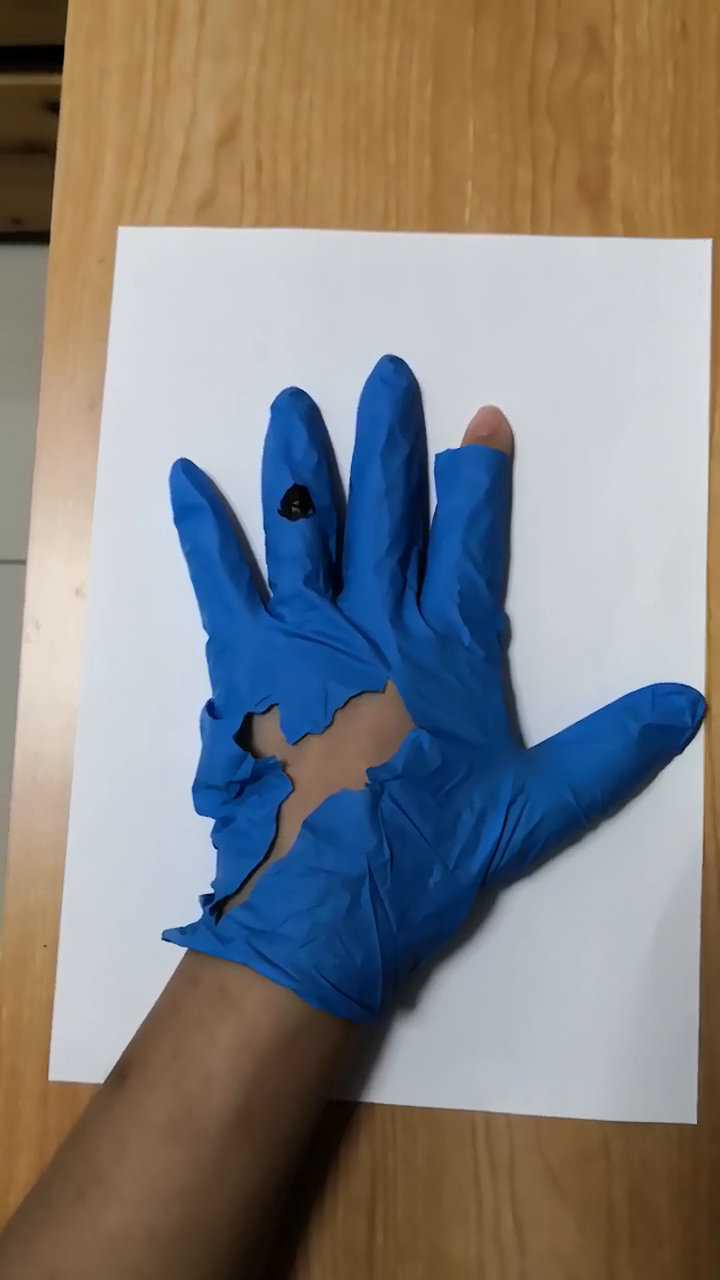
#> input picture frame 47 of legacy-2020/Images/glove4.mp4, 720 x 1280 px
$ python test2.py
#> lines starting #> are read from the running program, lines starting #| are printed output that depends on the picture; after the words box and inside, x2 and y2 are one past the last pixel; in counts of white or black regions, pixels touching at a corner belong together
import cv2
import keyboard as keyboard
import numpy as np


def nothing(x):
    pass


# cap = cv2.VideoCapture(0)
cap = cv2.VideoCapture('Images/glove4.mp4')
frame_counter = 0
cv2.namedWindow("Trackbars")

cv2.createTrackbar("Low H", "Trackbars", 90, 179, nothing)
cv2.createTrackbar("Low S", "Trackbars", 100, 255, nothing)
cv2.createTrackbar("Low V", "Trackbars", 0, 255, nothing)
cv2.createTrackbar("Upper H", "Trackbars", 121, 179, nothing)
cv2.createTrackbar("Upper S", "Trackbars", 255, 255, nothing)
cv2.createTrackbar("Upper V", "Trackbars", 255, 255, nothing)

while True:
    ret, frame = cap.read()
#> frame is the input picture: shape (1280, 720, 3); mean B, G, R 129.7, 131.4, 134
    blurred_frame = cv2.GaussianBlur(frame, (15, 15), 0)
    hsv = cv2.cvtColor(blurred_frame, cv2.COLOR_BGR2HSV)
#> hsv: shape (1280, 720, 3); mean H, S, V 64.9, 105, 158.9
    kernel = np.ones((15, 15), np.float32) / 225
    smoothed = cv2.filter2D(hsv, -1, kernel)
#> smoothed: shape (1280, 720, 3); mean H, S, V 64.9, 105, 158.9

    l_h = cv2.getTrackbarPos("Low H", "Trackbars")
    l_s = cv2.getTrackbarPos("Low S", "Trackbars")
    l_v = cv2.getTrackbarPos("Low V", "Trackbars")
    u_h = cv2.getTrackbarPos("Upper H", "Trackbars")
    u_s = cv2.getTrackbarPos("Upper S", "Trackbars")
    u_v = cv2.getTrackbarPos("Upper V", "Trackbars")

    # [4 lines of commented-out code are left out]

    lower_blue = np.array([90, 100, 0], dtype=np.uint8)
    upper_blue = np.array([120, 255, 255], dtype=np.uint8)
    mask = cv2.inRange(hsv, lower_blue, upper_blue)
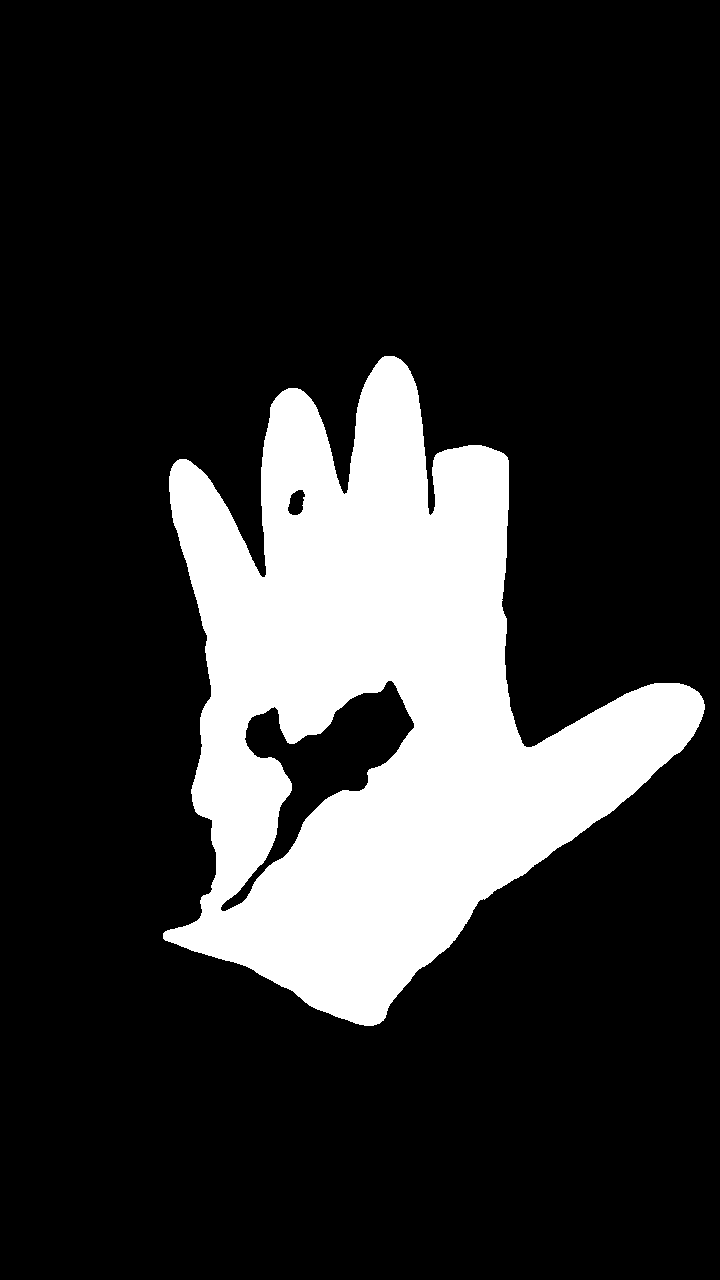
#> mask: shape (1280, 720); 18.8% white; 1 white region
    contours, hierarchy = cv2.findContours(mask, cv2.RETR_TREE, cv2.CHAIN_APPROX_SIMPLE)
#> contours = 3 contours; box (x1, y1, x2, y2) and area: (163, 356, 705, 1026) 185151, (220, 680, 415, 912) 12714, (287, 489, 306, 516) 338

    key = cv2.waitKey(1)
#> (key q is pressed here)

    for c in contours:

        area = cv2.contourArea(c)
        print("area = ", area)

        x1, y1, w, h = cv2.boundingRect(c)
        rect_area = w * h
        extent = float(area) / rect_area
        print("extent = ", extent)

        approx = cv2.approxPolyDP(c, 0.01 * cv2.arcLength(c, True), True)
        x = approx.ravel()[0]
        y = approx.ravel()[1] - 10

        if 15000 > area:

            rect = cv2.minAreaRect(c)
            box = cv2.boxPoints(rect)
            box = np.int0(box)
            cv2.drawContours(frame, c, -1, (0, 255, 0), 3)
            cv2.drawContours(frame, [box], -1, (0, 0, 255), 2)
            cv2.putText(frame, "Hole", (x, y), cv2.FONT_HERSHEY_COMPLEX, 1, (0, 0, 255), 2)

        elif area < 1000 and extent > 0.6:

            # cv2.drawContours(frame, c, -1, (0, 255, 0), 3)
            (x1, y1), radius = cv2.minEnclosingCircle(c)
            center = (int(x1), int(y1))
            radius = int(radius) + 20
            cv2.circle(frame, center, radius, (0, 0, 255), 2)
            cv2.putText(frame, "Stain", (x - 20, y - 20), cv2.FONT_HERSHEY_COMPLEX, 1, (0, 0, 255), 2)
#> this loop made 3 passes
#> (area, w, h, rect_area, extent, x) on passes 2 to 3: (12714.5, 195, 232, 45240, 0.281, 391), (338, 19, 27, 513, 0.659, 302)
#> (printed output is left out)
#> frame: shape (1280, 720, 3); 0.73% of pixels changed, all inside (x1, y1, x2, y2) = (137, 457, 464, 918)

    lower_skin = np.array([0, 20, 70], dtype=np.uint8)
    upper_skin = np.array([20, 255, 255], dtype=np.uint8)
    mask1 = cv2.inRange(hsv, lower_skin, upper_skin)
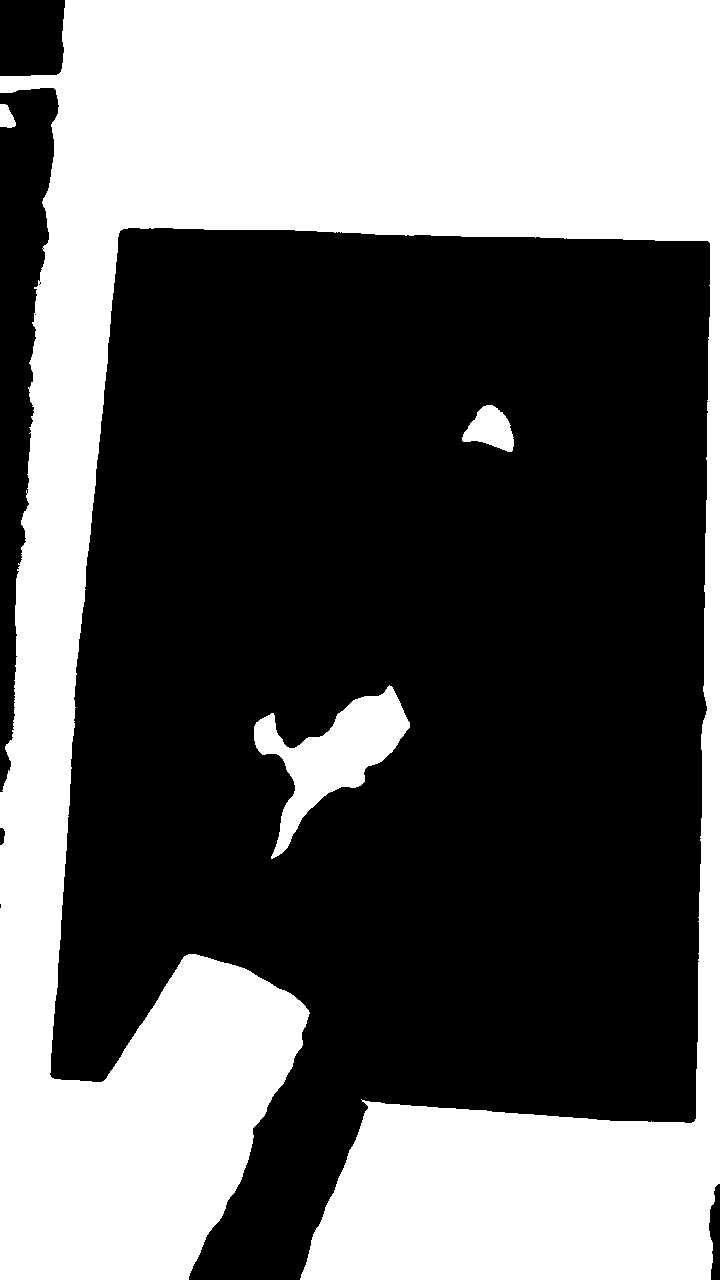
#> mask1: shape (1280, 720); 39.8% white; 4 white regions
    contours1, hierarchy1 = cv2.findContours(mask1, cv2.RETR_TREE, cv2.CHAIN_APPROX_SIMPLE)
#> contours1 = 8 contours, 4 with area under 20; largest, box (x1, y1, x2, y2) and area: (0, 0, 720, 1280) 351698, (254, 685, 410, 859) 9444, (462, 405, 514, 452) 1441, (0, 104, 16, 128) 252

    for c1 in contours1:
        area1 = cv2.contourArea(c1)
        # print("area1 = ", area1)

        x, y, w, h = cv2.boundingRect(c1)
        rect_area = w * h
        extent = float(area1) / rect_area
        # print("extent = ", extent)

        if area1 < 3000 and extent > 0.5:
            rect = cv2.minAreaRect(c1)
            box = cv2.boxPoints(rect)
            box = np.int0(box)
            # cv2.drawContours(frame, c1, -1, (0, 255, 0), 3)
            cv2.drawContours(frame, [box], -1, (0, 0, 255), 2)
            cv2.putText(frame, "Tear", (x, y), cv2.FONT_HERSHEY_COMPLEX, 1, (0, 0, 255), 2)
#> this loop made 8 passes
#> (area1, x, y, w, h, rect_area, extent, rect) on passes 2 to 3: (1441, 462, 405, 52, 47, 2444, 0.59, ((491, 426.1), (41.53, 51.73), -77.2)), (252, 0, 104, 16, 24, 384, 0.656, ((7.5, 115.5), (23, 15), -90))
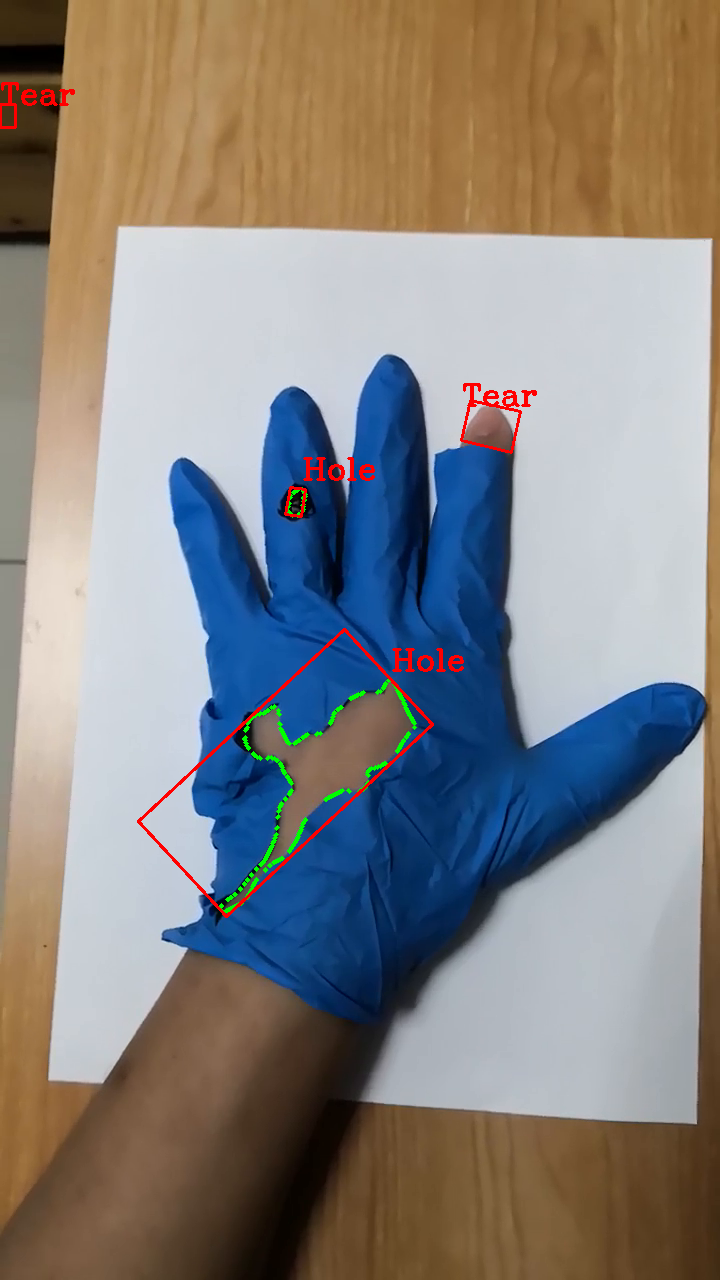
#> frame: shape (1280, 720, 3); mean B, G, R 128.6, 131.3, 135.1

    resize_frame = cv2.resize(frame, (800, 600))
    cv2.imshow("Frame", resize_frame)
    resize_mask = cv2.resize(mask, (800, 600))
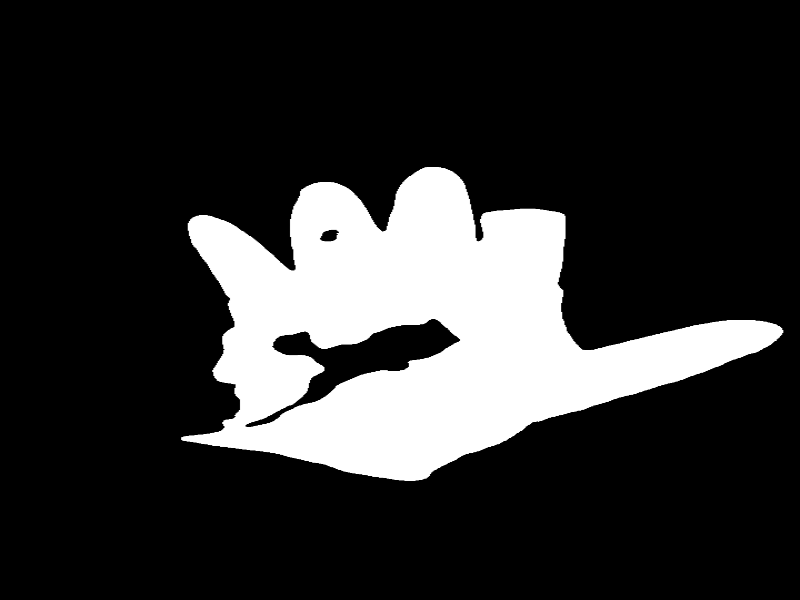
#> resize_mask: shape (600, 800); min 0, max 255, mean 48.1
    #cv2.imshow("Mask", resize_mask)
    key = cv2.waitKey(1)
#> (key q is pressed here)
    if key == ord('q'):
        break
    if key == ord('p'):
        cv2.waitKey(-1)

cap.release()
cv2.destroyAllWindows()

$ run again, starting later in the video
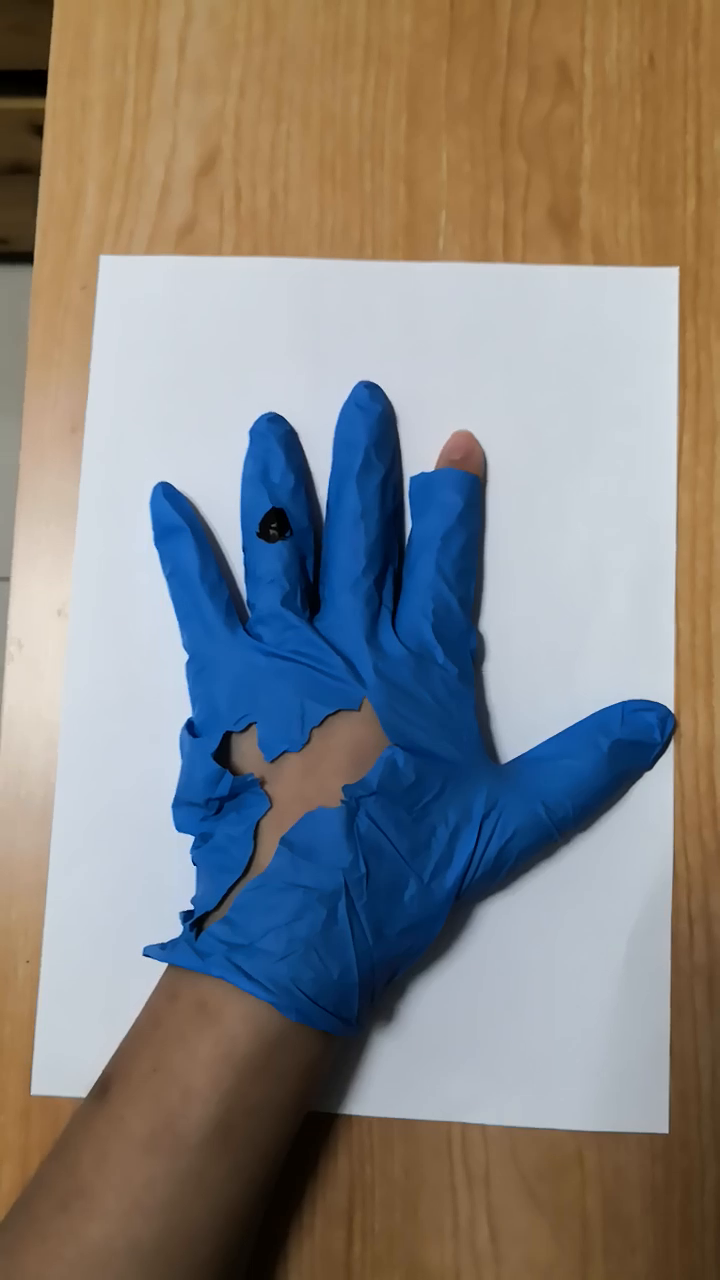
#> input picture frame 214 of legacy-2020/Images/glove4.mp4, 720 x 1280 px
#> frame is the input picture: shape (1280, 720, 3); mean B, G, R 129.7, 132.3, 135.1
#> hsv: shape (1280, 720, 3); mean H, S, V 62.8, 107.7, 161.2
#> smoothed: shape (1280, 720, 3); mean H, S, V 62.8, 107.7, 161.2
#> `mask = cv2.inRange(hsv, lower_blue, upper_blue)`:
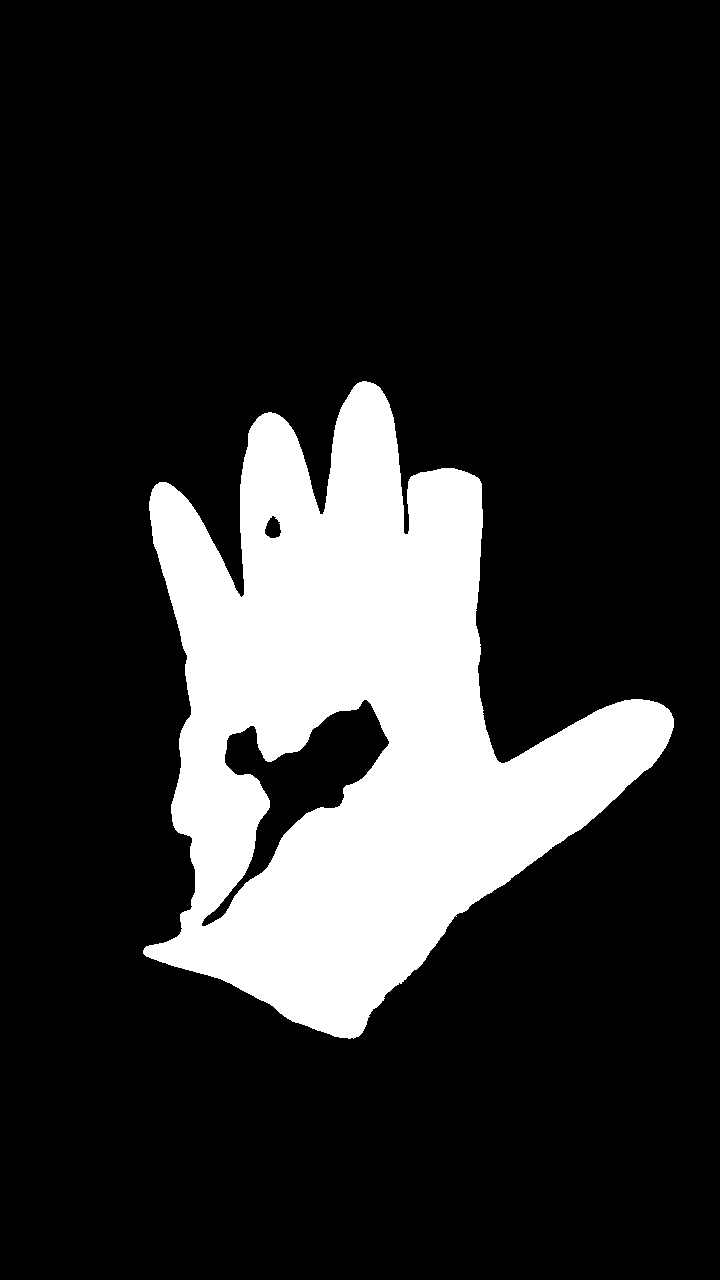
#> mask: shape (1280, 720); 18.2% white; 1 white region
#> contours = 3 contours; box (x1, y1, x2, y2) and area: (143, 381, 674, 1039) 178705, (201, 699, 390, 927) 12119, (264, 515, 282, 539) 278
#> the loop `for c in contours: ` made 3 passes
#> (area, w, h, rect_area, extent, x) on passes 2 to 3: (12119, 189, 228, 43092, 0.281, 366), (278.5, 18, 24, 432, 0.645, 272)
#> (printed output is left out)
#> mask1: shape (1280, 720); 43% white; 4 white regions (1 under 20 px)
#> contours1 = 22 contours, 19 with area under 20; largest, box (x1, y1, x2, y2) and area: (0, 0, 720, 1280) 381942, (233, 704, 385, 874) 9090, (436, 430, 484, 475) 1248
#> the loop `for c1 in contours1:` made 22 passes
#> (area1, x, y, w, h, rect_area, extent, rect) on pass 3: (1247.5, 436, 430, 48, 45, 2160, 0.578, ((463.6, 449.8), (39.06, 47.79), -75.32))
#> `resize_mask = cv2.resize(mask, (800, 600))`:
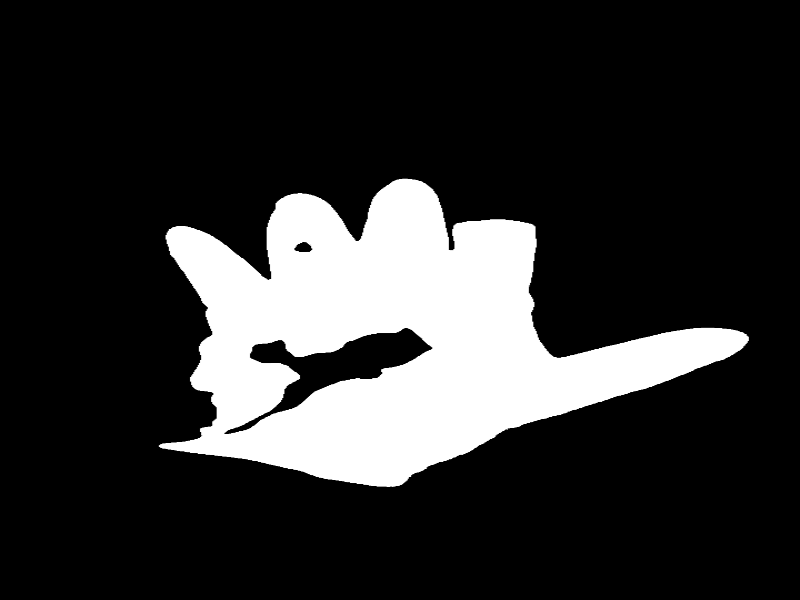
#> resize_mask: shape (600, 800); min 0, max 255, mean 46.5
